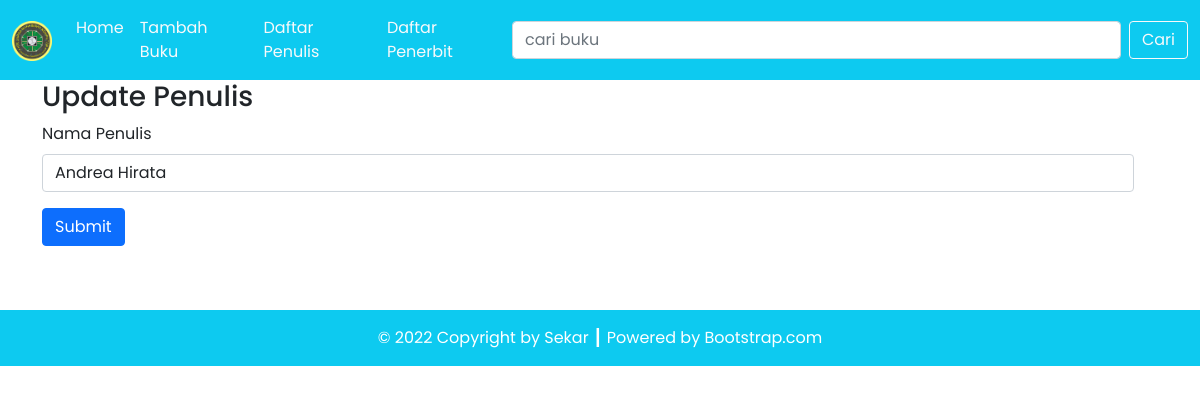
Page /tp3/updatepenulis.php?id=13 on the committed database.
### tables this page shows
CREATE TABLE `penulis` (
  `id_penulis` int(11) NOT NULL,
  `nama_penulis` varchar(100) NOT NULL
);

### tp3/classes/DB.php (called while the page is built, shortened)
<?php
class DB
{
    private $hostname;
    private $username;
    private $password;
    private $dbname;
    private $conn;
    function __construct($hostname, $username, $password, $dbname)
    {
        $this->hostname = $hostname;
        $this->username = $username;
        $this->password = $password;
        $this->dbname = $dbname;
    }
    function open()
    {
        $this->conn = mysqli_connect($this->hostname, $this->username, $this->password, $this->dbname);
    }
    function execute($query)
    {
        $this->result = mysqli_query($this->conn, $query);
    }
}

### tp3/classes/Penulis.php (called while the page is built, shortened)
<?php
class Penulis extends DB
{
    function getPenulisById($id)
    {
        $query = "SELECT * FROM penulis WHERE id_penulis=$id";
        return $this->execute($query);
    }
}
?>

### tp3/classes/Template.php (the view, shortened to what this page needs)
<?php
class Template
{
    var $content = '';
    function __construct($filename = '')
    {
        $this->content = implode('', @file($filename));
    }
    function clear()
    {
        $this->content = preg_replace("/DATA_[A-Z|_|0-9]+/", "", $this->content);
    }
    function write()
    {
        print $this->content;
    }
    function replace($old = '', $new = '')
    {
        if (is_int($new)) {
            $value = sprintf("%d", $new);
        } elseif (is_float($new)) {
            $value = sprintf("%f", $new);
        } elseif (is_array($new)) {
            $value = '';
            foreach ($new as $item) {
                $value .= $item . ' ';
            }
        } else {
            $value = $new;
        }
        $this->content = preg_replace("/$old/", $value, $this->content);
    }
}

### rows in the picture
penulis: nama_penulis+id_penulis (picture), nama_penulis "Andrea Hirata"
